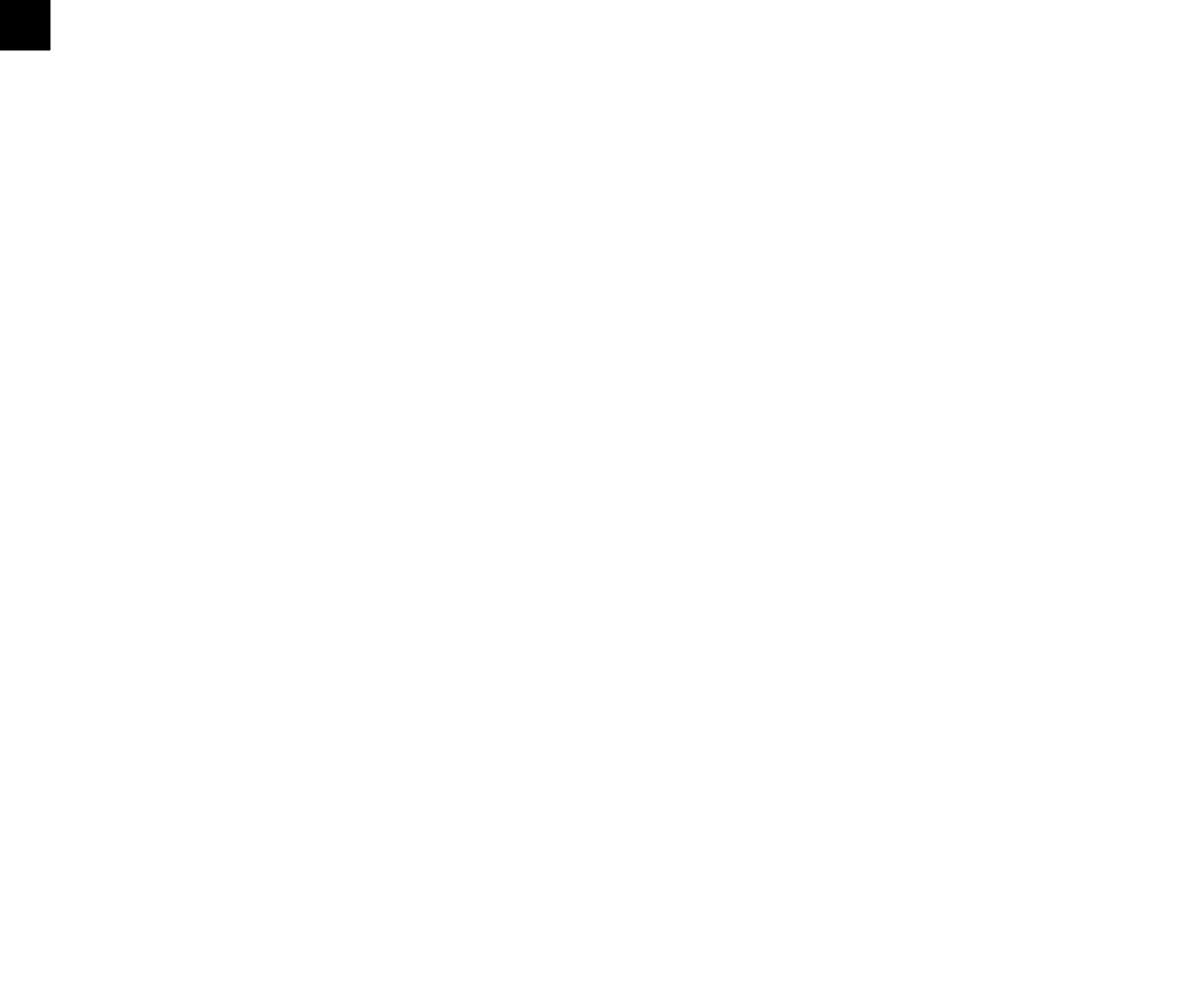
Frame 1 (no input)
Frame 60 (no input): identical to frame 1, image omitted
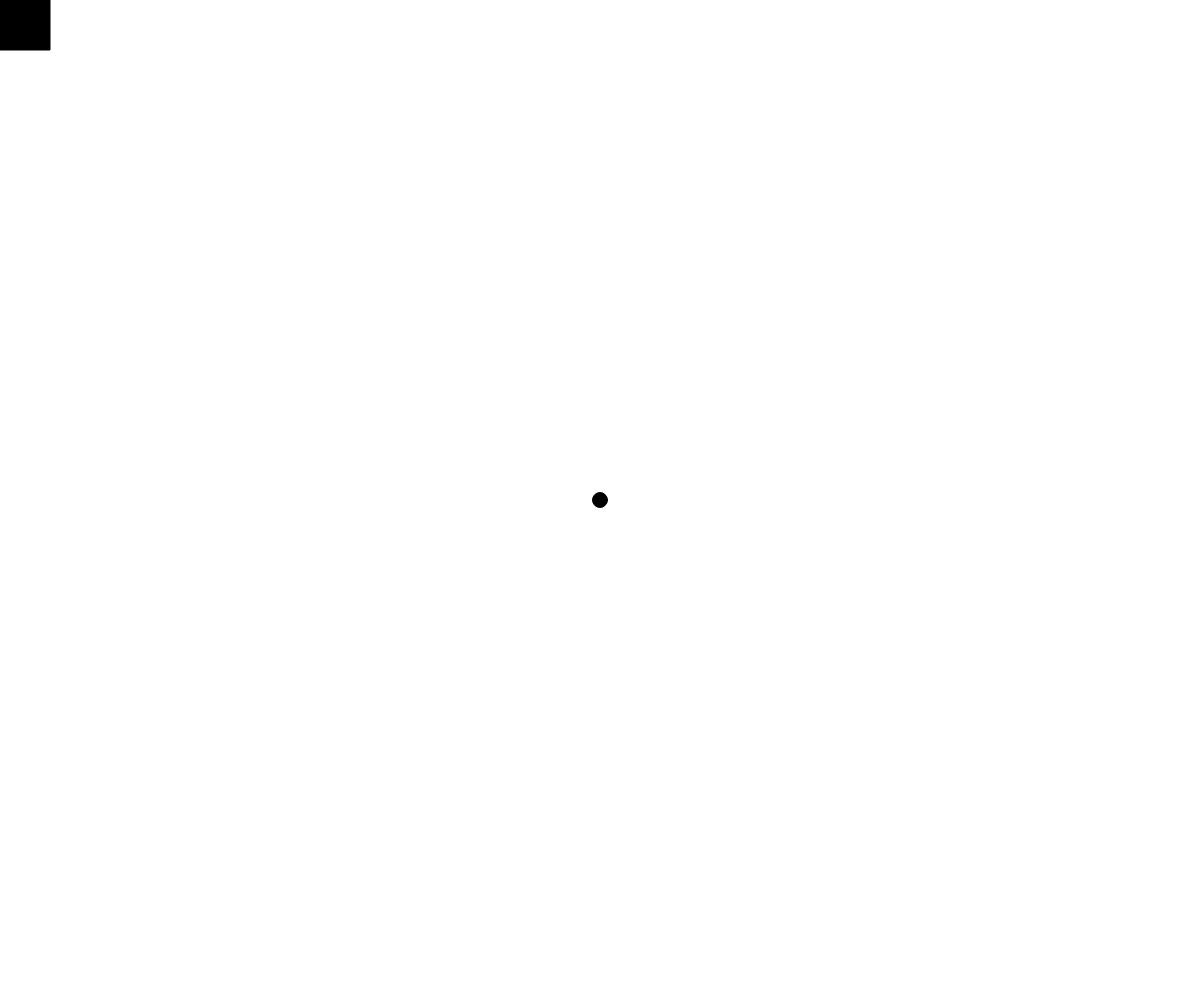
Frame 120 (the mouse pressed at the canvas centre since frame 60)

The p5.js sketch that drew these frames (run headless with seeded random() and noise() and a simulated clock; from frame 60 on, the mouse is pressed at the canvas centre):

// p5.js sketch
// ── sketch.js
let viewX = 0
let viewY = 0
let pos = null
let viewOffset = null

function setup() {
    var cnv = createCanvas(windowWidth, windowHeight)

    cnv.style('display', 'block')
    background(255)
    pos = createVector(0, 0)
}

function draw() {
    background(255)
    fill(0)

    viewOffset = createVector(0, 0)
    if (keyIsDown(65)) {
        viewOffset.x = -1
    }
    if (keyIsDown(68)) {
        viewOffset.x = 1
    }
    if (keyIsDown(87)) {
        viewOffset.y = -1
    }
    if (keyIsDown(83)) {
        viewOffset.y = 1
    }
    pos.add(viewOffset.normalize())

    rect(Math.round(pos.x), Math.round(pos.y), 50, 50)
    ellipse(mouseX, mouseY, 15, 15)
}

// function keyPressed() {
//     if (key == 'a') {
//         viewOffset.x--
//     } else if (key == 'd') {
//         viewOffset.x++
//     }
// }
